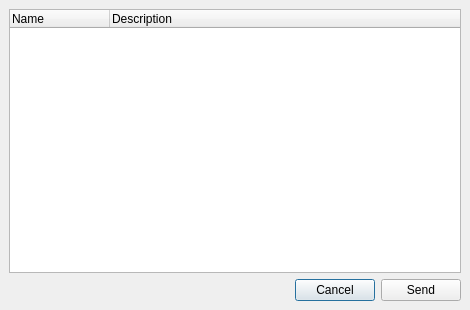
<ui version="4.0" >
 <class>fileTransfer</class>
 <widget class="QDialog" name="fileTransfer" >
  <property name="geometry" >
   <rect>
    <x>0</x>
    <y>0</y>
    <width>470</width>
    <height>310</height>
   </rect>
  </property>
  <property name="windowTitle" >
   <string>File Transfer</string>
  </property>
  <property name="windowIcon" >
   <iconset>images/16x16/apps/jabbim.png</iconset>
  </property>
  <layout class="QGridLayout" >
   <property name="margin" >
    <number>9</number>
   </property>
   <property name="spacing" >
    <number>6</number>
   </property>
   <item row="1" column="0" >
    <spacer>
     <property name="orientation" >
      <enum>Qt::Horizontal</enum>
     </property>
     <property name="sizeHint" >
      <size>
       <width>231</width>
       <height>20</height>
      </size>
     </property>
    </spacer>
   </item>
   <item row="0" column="0" colspan="2" >
    <widget class="QTreeWidget" name="treeWidget" >
     <property name="editTriggers" >
      <set>QAbstractItemView::AnyKeyPressed|QAbstractItemView::DoubleClicked|QAbstractItemView::EditKeyPressed|QAbstractItemView::NoEditTriggers</set>
     </property>
     <property name="rootIsDecorated" >
      <bool>false</bool>
     </property>
     <property name="allColumnsShowFocus" >
      <bool>true</bool>
     </property>
     <column>
      <property name="text" >
       <string>Name</string>
      </property>
     </column>
     <column>
      <property name="text" >
       <string>Description</string>
      </property>
     </column>
    </widget>
   </item>
   <item row="1" column="1" >
    <layout class="QHBoxLayout" >
     <property name="margin" >
      <number>0</number>
     </property>
     <property name="spacing" >
      <number>6</number>
     </property>
     <item>
      <widget class="QPushButton" name="pushButton_2" >
       <property name="text" >
        <string>Cancel</string>
       </property>
      </widget>
     </item>
     <item>
      <widget class="QPushButton" name="pushButton" >
       <property name="text" >
        <string>Send</string>
       </property>
      </widget>
     </item>
    </layout>
   </item>
  </layout>
 </widget>
 <resources/>
 <connections>
  <connection>
   <sender>pushButton</sender>
   <signal>clicked()</signal>
   <receiver>fileTransfer</receiver>
   <slot>accept()</slot>
   <hints>
    <hint type="sourcelabel" >
     <x>426</x>
     <y>290</y>
    </hint>
    <hint type="destinationlabel" >
     <x>202</x>
     <y>303</y>
    </hint>
   </hints>
  </connection>
  <connection>
   <sender>pushButton_2</sender>
   <signal>clicked()</signal>
   <receiver>fileTransfer</receiver>
   <slot>reject()</slot>
   <hints>
    <hint type="sourcelabel" >
     <x>348</x>
     <y>279</y>
    </hint>
    <hint type="destinationlabel" >
     <x>195</x>
     <y>275</y>
    </hint>
   </hints>
  </connection>
 </connections>
</ui>
